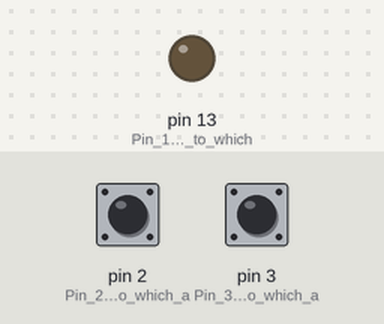
This sketch was run on a simulated Arduino Uno, built with avr-gcc and run on an emulated ATmega328P. On the bench: output pins drawn as LEDs (lit = HIGH). Inputs (shaded band) come from the test bench; at power-on: pin 2 (Pin_2_is_input_to_which_a) HIGH, pin 3 (Pin_3_is_input_to_which_a) HIGH. What the sketch prints to the serial monitor is not drawn.

Above: at 1.2 s.
1.3 s: pin 2 (Pin_2_is_input_to_which_a) pulled LOW for 0.15 s
2.9 s: pin 3 (Pin_3_is_input_to_which_a) pulled LOW for 0.15 s
4.9 s: pin 3 (Pin_3_is_input_to_which_a) pulled LOW for 1 s
8.9 s: pin 2 (Pin_2_is_input_to_which_a) pulled LOW for 1 s
12.9 s: pin 3 (Pin_3_is_input_to_which_a) pulsed LOW 2 times (0.12 s each, 0.3 s apart)
Timing chart, 0 to 15.9 s (numbered marks = the images above; inputs shaded):
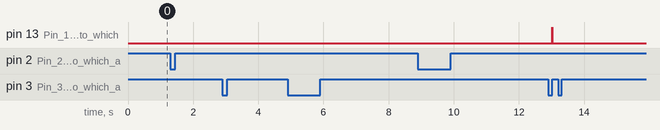

Measured:
- after the input at 12.9 s, pin 13 (Pin_13_is_output_to_which): LOW → HIGH after 0.12 s, → LOW 0.01 s later

The sketch:

change-display-mode.ino
```cpp
#include <avr/interrupt.h>

// hook up two momentary push buttons to pins
volatile int newModePlus; // the interrupts set this to 1 to indicate that we have a new mode on the way
volatile int newModeMinus;
volatile int mode; // This gets incremented each button press

void setup()
{
  pinMode(13, OUTPUT);     // Pin 13 is output to which an LED is connected
  digitalWrite(13, LOW);   // Make pin 13 low, switch LED off
  pinMode(2, INPUT_PULLUP);	   // Pin 2 is input to which a switch is connected = INT0
  pinMode(3, INPUT_PULLUP);	   // Pin 3 is input to which a switch is connected = INT1
  attachInterrupt(0, changeModeAdd, RISING  ); // pin 2
  attachInterrupt(1, changeModeMinus, RISING  ); // pin 3
  Serial.begin(9600);
  Serial.println("Start");
}

void loop() {
  if (newModePlus == 1) {
      Serial.print("Next Mode=");
      Serial.println(mode, DEC);
      digitalWrite(13, LOW);
      newModePlus = 0;
  }

  if (newModeMinus == 1) {
      Serial.print("Pref Mode=");
      Serial.println(mode, DEC);
      digitalWrite(13, LOW);
      newModePlus = 0;
  }
}


void changeModeAdd(){        // Interrupt service routine
  digitalWrite(13, HIGH); // we have a new mode
  newModePlus = 1;
  mode++;
}

void changeModeMinus(){        // Interrupt service routine
  digitalWrite(13, HIGH); // we have a new mode
  newModeMinus = 1;
  mode--;
}
```
